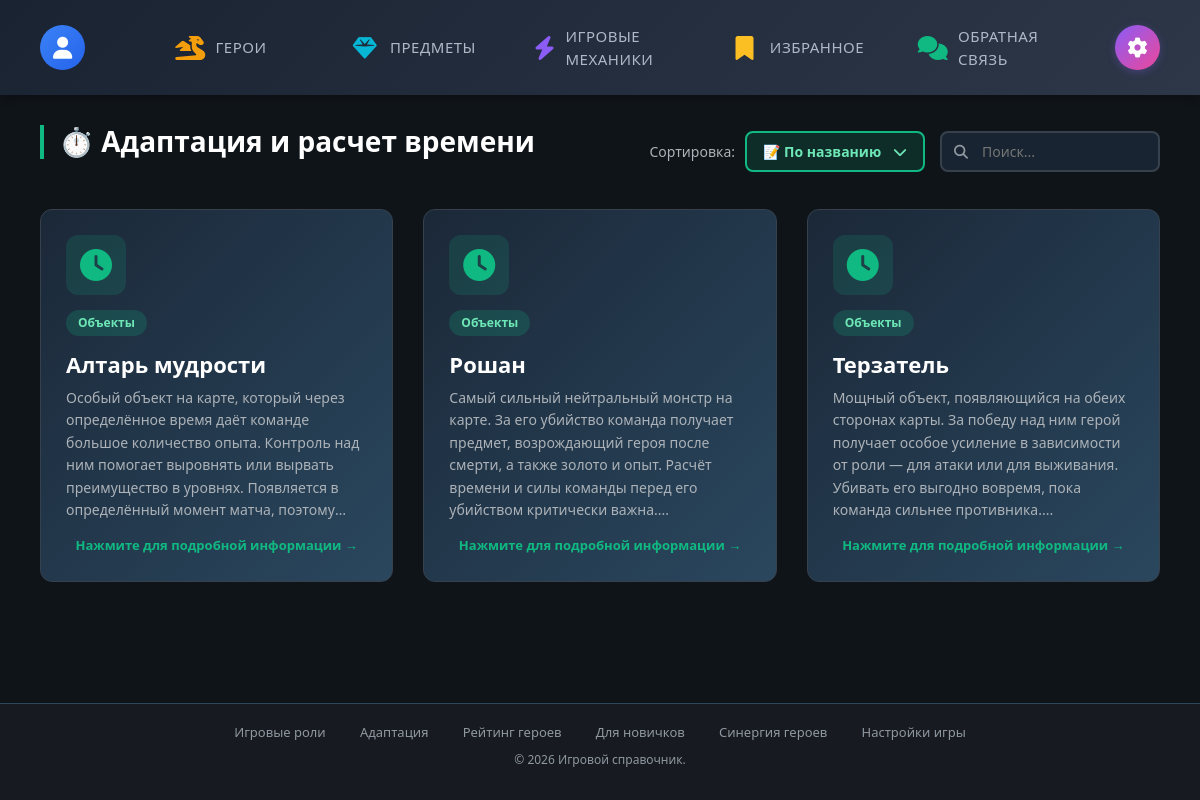
The page /sections/adaptation/objects.php (signed in) on the database its author committed.
### tables this page shows
CREATE TABLE IF NOT EXISTS game_mechanic (
  id_game_mechanic INT AUTO_INCREMENT PRIMARY KEY,
  title VARCHAR(255) NOT NULL,
  category VARCHAR(100) NOT NULL,
  content TEXT NOT NULL,
  created_date DATETIME DEFAULT CURRENT_TIMESTAMP
);

### sections/adaptation/objects.php (the view, shortened to what this page needs)
<?php
$pdo = getDB();
$searchQuery = $_GET['search'] ?? '';
$sortBy      = $_GET['sort'] ?? 'name';
$sql = "SELECT * FROM game_mechanic WHERE category = 'Объекты'";
$params = [];
switch ($sortBy) {
    case 'name':
    default:     $sql .= " ORDER BY title ASC"; break;
}
$stmt = $pdo->prepare($sql);
$stmt->execute($params);
$objects = $stmt->fetchAll();
$pageTitle = 'Адаптация и расчет времени';
require_once __DIR__ . '/../../includes/header.php';
?>
<div class="page-header">
    <h1 class="page-title">⏱️ <?= $pageTitle ?></h1>
    <div class="controls">
        <div class="filter-group">
            <span class="filter-label">Сортировка:</span>
            <div class="sort-dropdown">
                <button class="sort-btn" onclick="toggleObjectSort()">
                    <span id="currentSortText"><?= $sortBy === 'date' ? '📅 По дате' : '📝 По названию' ?></span>
                    <i class="fas fa-chevron-down"></i>
                </button>
            </div>
        </div>
        <div class="search-box">
            <i class="fas fa-search search-icon"></i>
            <input type="text" class="search-input" id="searchInputObjects" placeholder="Поиск..." value="<?= htmlspecialchars($searchQuery) ?>">
        </div>
    </div>
</div>
<?php if (empty($objects)): ?>
    <div class="no-results">
        <i class="fas fa-search"></i>
        <p>Записи не найдены</p>
    </div>
<?php else: ?>
    <div class="objects-grid">
        <?php foreach ($objects as $obj): ?>
            <a href="<?= BASE_URL ?>/sections/adaptation/object.php?id=<?= $obj['id_game_mechanic'] ?>" class="object-card">
                <div class="icon-wrap"><i class="fas fa-clock"></i></div>
                <span class="category"><?= htmlspecialchars($obj['category']) ?></span>
                <h3><?= htmlspecialchars($obj['title']) ?></h3>
                <div class="preview"><?= htmlspecialchars(mb_substr($obj['content'], 0, 300)) ?>...</div>
                <div class="click-hint">Нажмите для подробной информации →</div>
            </a>
        <?php endforeach; ?>
    </div>
<?php endif; ?>
<?php require_once __DIR__ . '/../../includes/footer.php'; ?>

### css/style.css (style rules this page uses)
* { margin: 0; padding: 0; box-sizing: border-box; }
body { background: #0f1419; color: #e0e0e0; font-family: 'Segoe UI', Tahoma, Geneva, Verdana, sans-serif; min-height: 100vh; display: flex; flex-direction: column; padding-bottom: 80px; }
.page-header { display: flex; justify-content: space-between; align-items: center; margin-bottom: 20px; flex-wrap: wrap; gap: 15px; }
.page-title { color: #fff; font-size: 28px; font-weight: 700; border-left: 4px solid #f59e0b; padding-left: 15px; margin: 0; }
.controls { display: flex; gap: 15px; align-items: center; flex-wrap: nowrap; margin-left: auto; }
.filter-group { display: flex; align-items: center; gap: 10px; }
.filter-label { color: #acb2b8; font-size: 14px; font-weight: 500; }
.search-box { position: relative; }
.search-input { background: rgba(27,40,56,0.8); border: 2px solid #36414d; color: #e0e0e0; padding: 8px 16px 8px 40px; border-radius: 8px; font-size: 14px; width: 220px; transition: all 0.3s; }
.search-icon { position: absolute; left: 14px; top: 50%; transform: translateY(-50%); color: #8f98a0; font-size: 14px; }
.page-header { display: flex; justify-content: space-between; align-items: center; gap: 20px; margin-bottom: 30px; flex-wrap: nowrap; }
.page-title { color: #fff; font-size: 28px; font-weight: 700; border-left: 4px solid #8b5cf6; padding-left: 15px; margin: 0; white-space: nowrap; }
.controls { display: flex; gap: 15px; align-items: center; margin-left: auto; white-space: nowrap; }
.filter-label { color: #acb2b8; font-size: 14px; font-weight: 500; white-space: nowrap; }
.filter-dropdown, .sort-dropdown { position: relative; }
.filter-btn, .sort-btn { background: rgba(139,92,246,0.15); border: 2px solid #8b5cf6; color: #a78bfa; padding: 8px 16px; border-radius: 8px; cursor: pointer; font-weight: 600; font-size: 14px; transition: all 0.3s; display: flex; align-items: center; gap: 8px; min-width: 180px; justify-content: space-between; }
.page-title { margin-bottom: 20px !important; }

### includes/header.php (style rules this page uses)
html { overflow-y: scroll; }

### sections/adaptation/objects.php (style rules this page uses)
.page-title { border-left-color: #10b981; }
.sort-btn { background: rgba(16,185,129,0.15); border-color: #10b981; color: #6ee7b7; }
.objects-grid { display: grid; grid-template-columns: repeat(3, 1fr); gap: 30px; margin-top: 20px; }
.object-card { background: linear-gradient(135deg, #1b2838 0%, #2a475e 100%); border: 1px solid #36414d; border-radius: 12px; padding: 25px; transition: all 0.3s; cursor: pointer; text-decoration: none; color: inherit; display: flex; flex-direction: column; min-height: 320px; }
.object-card .icon-wrap { width: 60px; height: 60px; background: rgba(16,185,129,0.15); border-radius: 12px; display: flex; align-items: center; justify-content: center; margin-bottom: 15px; color: #10b981; font-size: 32px; }
.object-card .category { display: inline-block; background: rgba(16,185,129,0.2); color: #6ee7b7; padding: 4px 12px; border-radius: 20px; font-size: 12px; font-weight: 600; margin-bottom: 15px; width: fit-content; }
.object-card h3 { color: #fff; font-size: 22px; margin-bottom: 10px; font-weight: 700; }
.object-card .preview { color: #acb2b8; font-size: 14px; line-height: 1.6; flex: 1; overflow: hidden; display: -webkit-box; -webkit-line-clamp: 6; -webkit-box-orient: vertical; }
.object-card .click-hint { color: #10b981; font-size: 13px; margin-top: 15px; text-align: center; font-weight: 600; }

### rows shown on the page
game_mechanic: category "Объекты", title "Алтарь мудрости", content "Особый объект на карте, который через определённое время даёт команде большое количество опыта. Контроль над ним помогает выровнять или вырвать преимущество в уровнях. Появляется в определённый момент матча,…"
game_mechanic: category "Объекты", title "Рошан", content "Самый сильный нейтральный монстр на карте. За его убийство команда получает предмет, возрождающий героя после смерти, а также золото и опыт. Расчёт времени и силы команды перед его убийством критически важна."
game_mechanic: category "Объекты", title "Терзатель", content "Мощный объект, появляющийся на обеих сторонах карты. За победу над ним герой получает особое усиление в зависимости от роли — для атаки или для выживания. Убивать его выгодно вовремя, пока команда сильнее противника."

### other values the page prints
$pageTitle "Адаптация и расчет времени"
